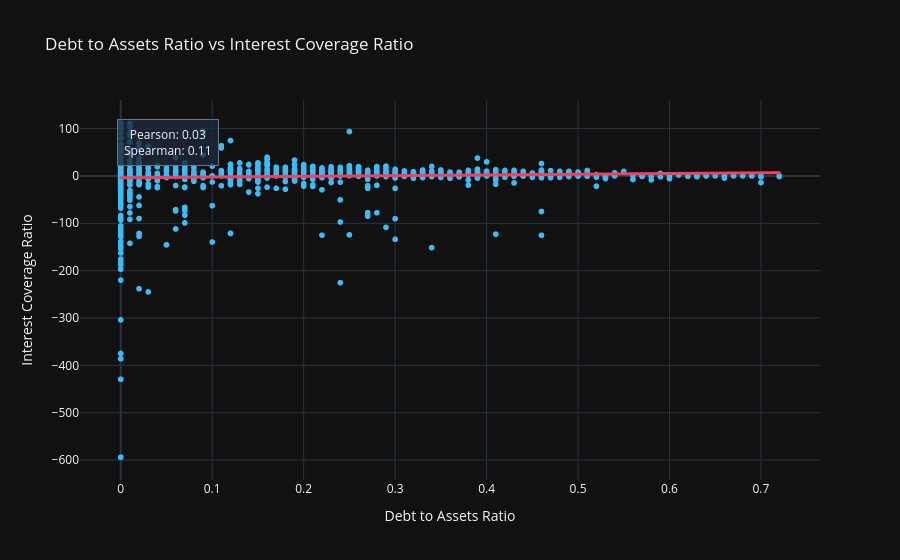

The notebook cell saved with this chart:
### Markdown cell above
a. Debt/Assets-ICR

### Code cell
df = conn.sql("""
    SELECT
        accession_number,
        period_end,
        debt_to_assets_ratio,
        interest_coverage_ratio
    FROM gold.fact_financial_metrics
    WHERE debt_to_assets_ratio IS NOT NULL
      AND interest_coverage_ratio IS NOT NULL
""").df()

pearson_corr, pearson_p = pearsonr(df['debt_to_assets_ratio'], df['interest_coverage_ratio'])
spearman_corr, spearman_p = spearmanr(df['debt_to_assets_ratio'], df['interest_coverage_ratio'])

da_low, da_high = df["debt_to_assets_ratio"].quantile([0.01, 0.99])
ic_low, ic_high = df["interest_coverage_ratio"].quantile([0.01, 0.99])

df_plot = df[
    df["debt_to_assets_ratio"].between(da_low, da_high)
    & df["interest_coverage_ratio"].between(ic_low, ic_high)
]

fig = px.scatter(
    df_plot,
    x="debt_to_assets_ratio",
    y="interest_coverage_ratio",
    title="Debt to Assets Ratio vs Interest Coverage Ratio",
    labels={"debt_to_assets_ratio": "Debt to Assets Ratio", "interest_coverage_ratio": "Interest Coverage Ratio"},
    trendline="ols",
    template="plotly_dark",
    color_discrete_sequence=["#38BDF8"]  
)

fig.update_traces(line=dict(color="#F43F5E", width=3), selector=dict(mode="lines"))

fig.add_annotation(
    x=0.05,
    y=0.95,
    xref="paper",
    yref="paper",
    text=f'Pearson: {pearson_corr:.2f}<br>Spearman: {spearman_corr:.2f}',
    showarrow=False,
    bgcolor="rgba(30, 41, 59, 0.8)", 
    bordercolor="#64748B",            
    borderwidth=1,
    borderpad=6
)

fig.show()

### Figure 1 — Plotly figure (JSON) as saved in the notebook; plotly's stock layout.template omitted (floating-point values rounded to 4 significant figures; data arrays with more than 128 entries replaced by an {"elided": "..."} marker saying what was removed)
{"data": [{"hovertemplate": "Debt to Assets Ratio=%{x}<br>Interest Coverage Ratio=%{y}<extra></extra>", "legendgroup": "", "marker": {"color": "#38BDF8", "symbol": "circle"}, "mode": "markers", "name": "", "showlegend": false, "type": "scattergl", "x": {"elided": "2131 float values"}, "xaxis": "x", "y": {"elided": "2131 float values"}, "yaxis": "y"}, {"hovertemplate": "<b>OLS trendline</b><br>interest_coverage_ratio = 15.0312 * debt_to_assets_ratio + -3.88302<br>R<sup>2</sup>=0.004684<br><br>Debt to Assets Ratio=%{x}<br>Interest Coverage Ratio=%{y} <b>(trend)</b><extra></extra>", "legendgroup": "", "line": {"color": "#F43F5E", "width": 3}, "marker": {"color": "#38BDF8", "symbol": "circle"}, "mode": "lines", "name": "", "showlegend": false, "type": "scattergl", "x": {"elided": "2131 float values"}, "xaxis": "x", "y": {"elided": "2131 float values"}, "yaxis": "y"}], "layout": {"annotations": [{"bgcolor": "rgba(30, 41, 59, 0.8)", "bordercolor": "#64748B", "borderpad": 6, "borderwidth": 1, "showarrow": false, "text": "Pearson: 0.03<br>Spearman: 0.11", "x": 0.05, "xref": "paper", "y": 0.95, "yref": "paper"}], "legend": {"tracegroupgap": 0}, "title": {"text": "Debt to Assets Ratio vs Interest Coverage Ratio"}, "xaxis": {"anchor": "y", "domain": [0, 1], "title": {"text": "Debt to Assets Ratio"}}, "yaxis": {"anchor": "x", "domain": [0, 1], "title": {"text": "Interest Coverage Ratio"}}}}
